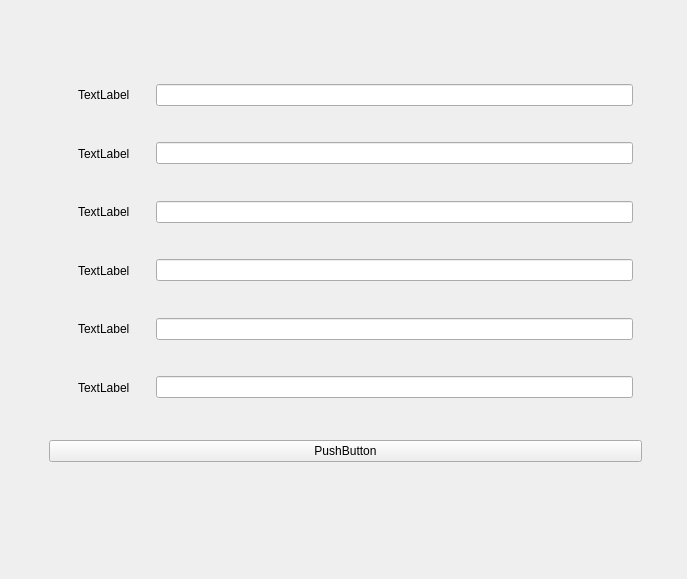
<?xml version="1.0" encoding="UTF-8"?>
<ui version="4.0">
 <class>RegisterWindow</class>
 <widget class="QWidget" name="RegisterWindow">
  <property name="geometry">
   <rect>
    <x>0</x>
    <y>0</y>
    <width>687</width>
    <height>579</height>
   </rect>
  </property>
  <property name="windowTitle">
   <string>Form</string>
  </property>
  <widget class="QFrame" name="verticalFrame">
   <property name="geometry">
    <rect>
     <x>40</x>
     <y>60</y>
     <width>611</width>
     <height>411</height>
    </rect>
   </property>
   <layout class="QVBoxLayout" name="verticalLayout">
    <item>
     <widget class="QFrame" name="horizontalFrame">
      <layout class="QHBoxLayout" name="horizontalLayout">
       <item>
        <spacer name="verticalSpacer_7">
         <property name="orientation">
          <enum>Qt::Vertical</enum>
         </property>
         <property name="sizeHint" stdset="0">
          <size>
           <width>20</width>
           <height>40</height>
          </size>
         </property>
        </spacer>
       </item>
       <item>
        <widget class="QLabel" name="first_name_label">
         <property name="text">
          <string>TextLabel</string>
         </property>
        </widget>
       </item>
       <item>
        <spacer name="verticalSpacer_4">
         <property name="orientation">
          <enum>Qt::Vertical</enum>
         </property>
         <property name="sizeHint" stdset="0">
          <size>
           <width>20</width>
           <height>40</height>
          </size>
         </property>
        </spacer>
       </item>
       <item>
        <widget class="QLineEdit" name="first_name_text"/>
       </item>
      </layout>
     </widget>
    </item>
    <item>
     <widget class="QFrame" name="horizontalFrame_2">
      <layout class="QHBoxLayout" name="horizontalLayout_2">
       <item>
        <spacer name="verticalSpacer_8">
         <property name="orientation">
          <enum>Qt::Vertical</enum>
         </property>
         <property name="sizeHint" stdset="0">
          <size>
           <width>20</width>
           <height>40</height>
          </size>
         </property>
        </spacer>
       </item>
       <item>
        <widget class="QLabel" name="last_name_label">
         <property name="text">
          <string>TextLabel</string>
         </property>
        </widget>
       </item>
       <item>
        <spacer name="verticalSpacer_3">
         <property name="orientation">
          <enum>Qt::Vertical</enum>
         </property>
         <property name="sizeHint" stdset="0">
          <size>
           <width>20</width>
           <height>40</height>
          </size>
         </property>
        </spacer>
       </item>
       <item>
        <widget class="QLineEdit" name="last_name_text"/>
       </item>
      </layout>
     </widget>
    </item>
    <item>
     <widget class="QFrame" name="horizontalFrame_3">
      <layout class="QHBoxLayout" name="horizontalLayout_3">
       <item>
        <spacer name="verticalSpacer_9">
         <property name="orientation">
          <enum>Qt::Vertical</enum>
         </property>
         <property name="sizeHint" stdset="0">
          <size>
           <width>20</width>
           <height>40</height>
          </size>
         </property>
        </spacer>
       </item>
       <item>
        <widget class="QLabel" name="user_name_label">
         <property name="text">
          <string>TextLabel</string>
         </property>
        </widget>
       </item>
       <item>
        <spacer name="verticalSpacer_2">
         <property name="orientation">
          <enum>Qt::Vertical</enum>
         </property>
         <property name="sizeHint" stdset="0">
          <size>
           <width>20</width>
           <height>40</height>
          </size>
         </property>
        </spacer>
       </item>
       <item>
        <widget class="QLineEdit" name="user_name_text"/>
       </item>
      </layout>
     </widget>
    </item>
    <item>
     <widget class="QFrame" name="horizontalFrame_4">
      <layout class="QHBoxLayout" name="horizontalLayout_4">
       <item>
        <spacer name="verticalSpacer_10">
         <property name="orientation">
          <enum>Qt::Vertical</enum>
         </property>
         <property name="sizeHint" stdset="0">
          <size>
           <width>20</width>
           <height>40</height>
          </size>
         </property>
        </spacer>
       </item>
       <item>
        <widget class="QLabel" name="user_password_label">
         <property name="text">
          <string>TextLabel</string>
         </property>
        </widget>
       </item>
       <item>
        <spacer name="verticalSpacer">
         <property name="orientation">
          <enum>Qt::Vertical</enum>
         </property>
         <property name="sizeHint" stdset="0">
          <size>
           <width>20</width>
           <height>40</height>
          </size>
         </property>
        </spacer>
       </item>
       <item>
        <widget class="QLineEdit" name="user_password_text"/>
       </item>
      </layout>
     </widget>
    </item>
    <item>
     <widget class="QFrame" name="horizontalFrame_5">
      <layout class="QHBoxLayout" name="horizontalLayout_5">
       <item>
        <spacer name="verticalSpacer_11">
         <property name="orientation">
          <enum>Qt::Vertical</enum>
         </property>
         <property name="sizeHint" stdset="0">
          <size>
           <width>20</width>
           <height>40</height>
          </size>
         </property>
        </spacer>
       </item>
       <item>
        <widget class="QLabel" name="phone_number_label">
         <property name="text">
          <string>TextLabel</string>
         </property>
        </widget>
       </item>
       <item>
        <spacer name="verticalSpacer_5">
         <property name="orientation">
          <enum>Qt::Vertical</enum>
         </property>
         <property name="sizeHint" stdset="0">
          <size>
           <width>20</width>
           <height>40</height>
          </size>
         </property>
        </spacer>
       </item>
       <item>
        <widget class="QLineEdit" name="phone_number_text"/>
       </item>
      </layout>
     </widget>
    </item>
    <item>
     <widget class="QFrame" name="horizontalFrame_6">
      <layout class="QHBoxLayout" name="horizontalLayout_8">
       <item>
        <spacer name="verticalSpacer_12">
         <property name="orientation">
          <enum>Qt::Vertical</enum>
         </property>
         <property name="sizeHint" stdset="0">
          <size>
           <width>20</width>
           <height>40</height>
          </size>
         </property>
        </spacer>
       </item>
       <item>
        <widget class="QLabel" name="email_address_label">
         <property name="text">
          <string>TextLabel</string>
         </property>
        </widget>
       </item>
       <item>
        <spacer name="verticalSpacer_6">
         <property name="orientation">
          <enum>Qt::Vertical</enum>
         </property>
         <property name="sizeHint" stdset="0">
          <size>
           <width>20</width>
           <height>40</height>
          </size>
         </property>
        </spacer>
       </item>
       <item>
        <widget class="QLineEdit" name="email_address_text"/>
       </item>
      </layout>
     </widget>
    </item>
    <item>
     <spacer name="horizontalSpacer">
      <property name="orientation">
       <enum>Qt::Horizontal</enum>
      </property>
      <property name="sizeHint" stdset="0">
       <size>
        <width>40</width>
        <height>20</height>
       </size>
      </property>
     </spacer>
    </item>
    <item>
     <widget class="QPushButton" name="register_button">
      <property name="text">
       <string>PushButton</string>
      </property>
     </widget>
    </item>
   </layout>
  </widget>
 </widget>
 <resources/>
 <connections/>
</ui>
